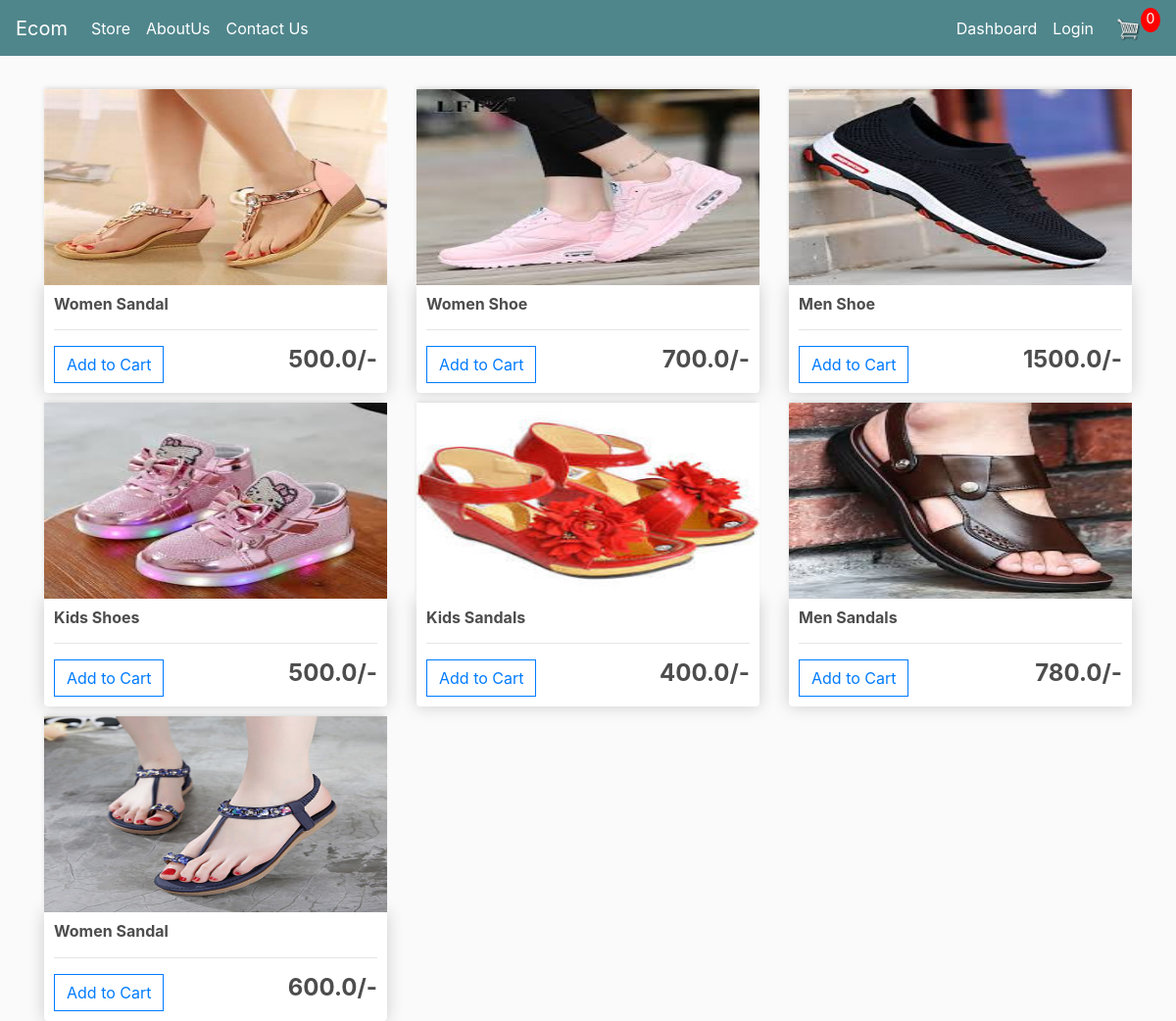
The page / on the database its author committed.
### store/models.py (models this page shows, shortened)
class Product(models.Model):
	name=models.CharField(max_length=200)
	price = models.FloatField()
	digital = models.BooleanField(default=False,null=True,blank=True)
	image = models.ImageField(null=True,blank=True)

### store/views.py (the view)
# urls.py: path('', include('store.urls')),
def store(request):
	products = Product.objects.all()
	return render(request, 'store/store.html', {'products':products})

### store/templates/store/store.html (shortened to what this page needs)
{% extends 'store/main.html' %}
{% load static %}
{% block content %}
<div class="row">
	{% for product in products %}
		<div class="col-lg-4">
			<img class="thumbnail" src="{{product.image.url}}">
			<div class="box-element product">
				<h6><strong>{{product.name}}</strong></h6>
				<hr>
				<a href="{% url 'cart' %}" class="btn btn-outline-primary add-btn">Add to Cart</a>
				<h4 style="display: inline-block; float: right"><strong>{{product.price}}/-</strong></h4>
			</div>
		</div>
		{% endfor %}
	</div>
{% endblock content %}

### store/templates/store/main.html (shortened to what this page needs)
<!DOCTYPE html>
{% load static %}
<html>
    <head>
           <link rel="stylesheet" href="https://stackpath.bootstrapcdn.com/bootstrap/4.4.1/css/bootstrap.min.css">
        <link rel="stylesheet" type="text/css" href="{% static 'css/main.css' %}">
     </head>
     <body>
  </head>
     <nav class="navbar navbar-expand-lg navbar-dark bg-dark">
    <a class="navbar-brand" href="{% url 'store' %}">Ecom</a>
    <div class="collapse navbar-collapse" id="navbarSupportedContent">
      <ul class="navbar-nav mr-auto">
        <li class="nav-item active">
          <a class="nav-link" href="{% url 'store' %}">Store <span class="sr-only">(current)</span></a>
        </li>
      <li class="nav-item active">
          <a class="nav-link" href="{% url 'about' %}">AboutUs <span class="sr-only">(current)</span></a>
        </li>
        <li class="nav-item active">
          <a class="nav-link" href="{% url 'contact' %}">Contact Us<span class="sr-only">(current)</span></a>
        </li>
       </ul>
      <div class="form-inline my-2 my-lg-0">
        <ul class="navbar-nav mr-auto">
            {% if not user.is_authenticated %}
        <li class="nav-item active">
          <a class="nav-link" href="{% url 'dsh' %}">Dashboard <span class="sr-only">(current)</span></a>
        </li>
        <li class="nav-item active">
          <a class="nav-link" href="{% url 'log' %}">Login <span class="sr-only">(current)</span></a>
        </li>
{% endif %}
      </ul>
        <a href="{% url 'cart' %}">
          <img  id="cart-icon" src="{% static 'images/cart.png' %}">
        </a>
        <p id="cart-total">0</p>
      </div>
    </div>
  </nav>
     <div class="container">
            <br>
            {% block content %}
            {% endblock content %}
         </div>
     </body>
</html>

### store/static/css/main.css (style rules this page uses)
body { background-color: hsl(0, 0%, 98%); }
h1,h2,h3,h4,h5,h6 { color:hsl(0, 0%, 30%); }
.box-element { box-shadow:hsl(0, 0%, 80%) 0 0 16px; background-color: #fff; border-radius: 4px; padding: 10px; }
.thumbnail { width: 100%; height: 200px; -webkit-box-shadow: -1px -3px 5px -2px rgba(214,214,214,1); -moz-box-shadow: -1px -3px 5px -2px rgba(214,214,214,1); box-shadow: -1px -3px 5px -2px rgba(214,214,214,1); }
.product { border-radius: 0 0 4px 4px; }
.bg-dark { background-color: #4f868c!important; }
#cart-icon { width:25px; display: inline-block; margin-left: 15px; }
#cart-total { display: block; text-align: center; color:#fff; background-color: red; width: 20px; height: 25px; border-radius: 50%; font-size: 14px; }
.col-lg-4, .col-lg-6, .col-lg-8, .col-lg-12 { margin-top: 10px; }
.btn { border-radius: 0; }

### rows shown on the page
Product: image (picture), name "Women Sandal", price "500.0"
Product: image (picture), name "Women Shoe", price "700.0"
Product: image (picture), name "Men Shoe", price "1500.0"
Product: image (picture), name "Kids Shoes", price "500.0"
Product: image (picture), name "Kids Sandals", price "400.0"
Product: image (picture), name "Men Sandals", price "780.0"
Product: image (picture), name "Women Sandal", price "600.0"
